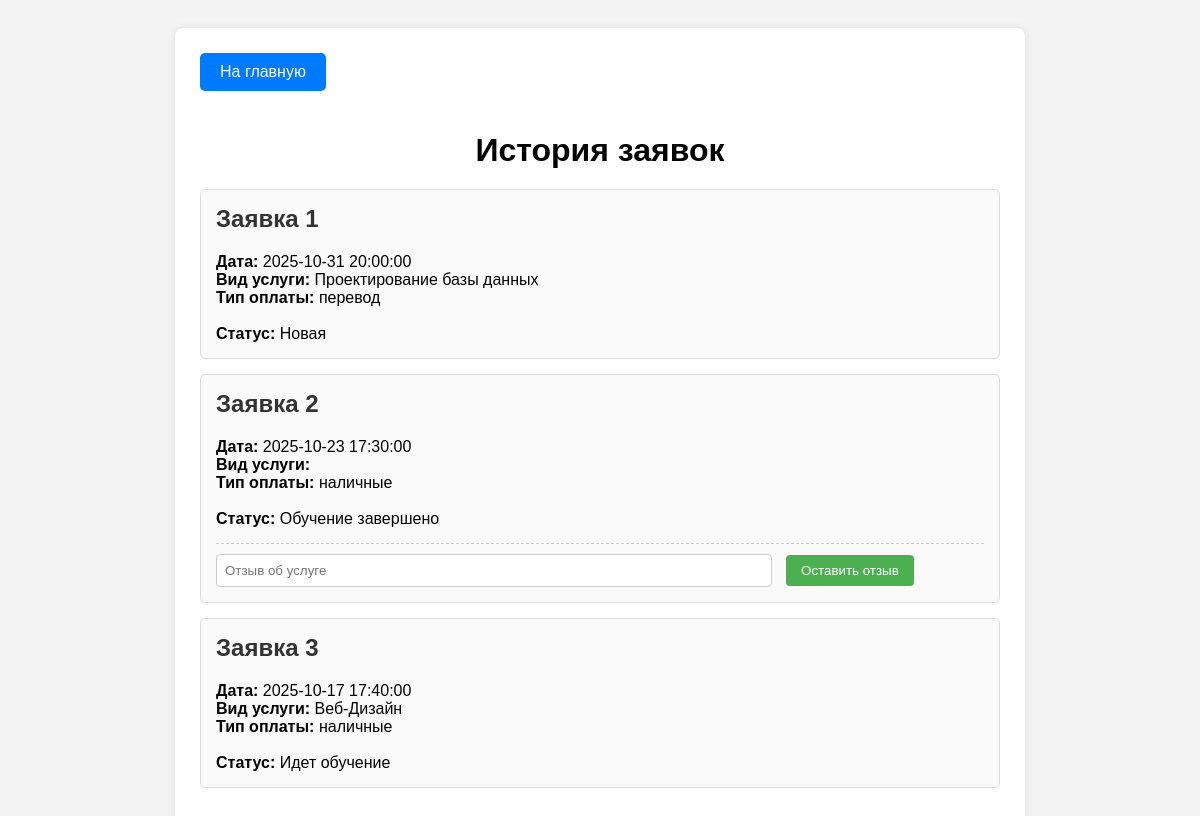
The app's page /history.php (signed in) with its own data.
### tables this page shows
CREATE TABLE `request` (
  `id` int NOT NULL,
  `user_id` int NOT NULL,
  `date` datetime NOT NULL,
  `status` varchar(50) DEFAULT 'Новая',
  `curses` varchar(255) NOT NULL,
  `payment` text NOT NULL,
  `review` text
);

### history.php (the view, shortened to what this page needs)
<?php
include('db.php');
$user_id = (int)$_SESSION['user_id'];
$query = $con->query("SELECT * FROM request WHERE user_id='$user_id' ORDER BY date DESC");
?>
<!DOCTYPE html>
<html lang="ru">
<head>
</head>
<body>
    <div class="container">
        <a href="index.php" class="btn-home"> На главную</a>
        <h1>История заявок</h1>
        <?php
        $i = 0;
        while($request = $query->fetch_assoc()) {
            $i++;
            echo '
            <div class="request">
                <h2>Заявка ' . $i . '</h2>
                <b>Дата: </b>' . htmlspecialchars($request['date']) . '<br>
                <b>Вид услуги: </b>' . htmlspecialchars($request['curses']) . '<br>
                <b>Тип оплаты: </b>' . htmlspecialchars($request['payment']) . '<br><br>
                <b>Статус: </b>' . htmlspecialchars($request['status']) . '<br>';
            if($request['status'] === 'Обучение завершено') {
                echo '
                <div class="review-form">
                    <form action="" method="POST">
                        <input type="text" name="review" placeholder="Отзыв об услуге" value="' . htmlspecialchars($request['review']) . '">
                        <button type="submit"> Оставить отзыв</button>
                    </form>
                </div>';
            }
            echo '</div>';
        }
        ?>
    </div>
</body>
</html>

### history.php (style rules this page uses)
body { font-family: Arial, sans-serif; background-color: #f4f4f4; padding: 20px; }
.container { max-width: 800px; margin: 0 auto; background: #fff; padding: 25px; border-radius: 8px; box-shadow: 0 0 10px rgba(0,0,0,0.1); }
h1 { text-align: center; margin-bottom: 20px; }
.btn-home { display: inline-block; background-color: #007bff; color: white; padding: 10px 20px; text-decoration: none; border-radius: 5px; margin-bottom: 20px; }
.request { border: 1px solid #ddd; margin: 15px 0; padding: 15px; border-radius: 5px; background-color: #fafafa; }
.request h2 { margin-top: 0; color: #333; }
.review-form { margin-top: 15px; padding-top: 10px; border-top: 1px dashed #ccc; }
input[type="text"] { width: 70%; padding: 8px; margin-right: 10px; border: 1px solid #ccc; border-radius: 4px; }
button { padding: 8px 15px; background: #4CAF50; color: white; border: none; border-radius: 4px; cursor: pointer; }

### records on screen
request: date "2025-10-31 20:00:00", curses "Проектирование базы данных", payment "перевод", status "Новая"
request: date "2025-10-23 17:30:00", payment "наличные", status "Обучение завершено"
request: date "2025-10-17 17:40:00", curses "Веб-Дизайн", payment "наличные", status "Идет обучение"
